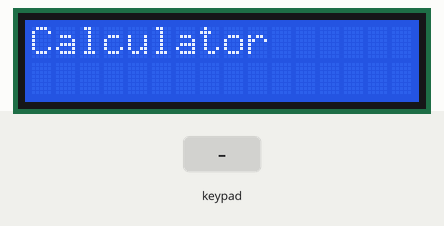
A sketch run on a simulated Arduino Uno, built with avr-gcc and run on an emulated ATmega328P. Shown: 16×2 character LCD. The test bench sets the inputs (shaded band).

Above: at 0.1 s.
2.3 s: keypad keys 7 + 5 = pressed 0.4 s apart
At 4.2 s:
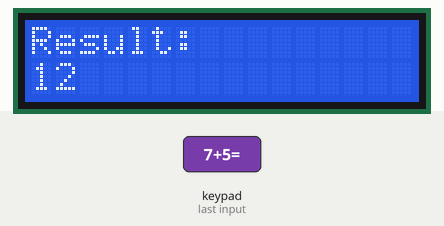
6.9 s: key '*' pressed
At 7.8 s:
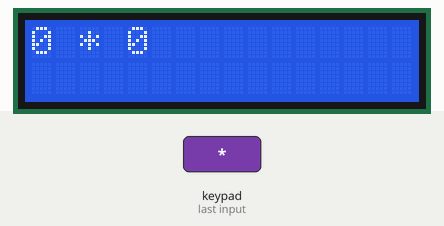
8.4 s: key 'C' pressed
At 10.1 s:
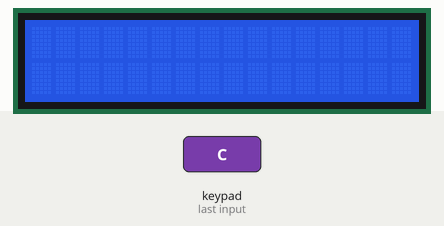
10.9 s: keypad keys 8 / 2 = pressed 0.4 s apart
At 11.51 s:
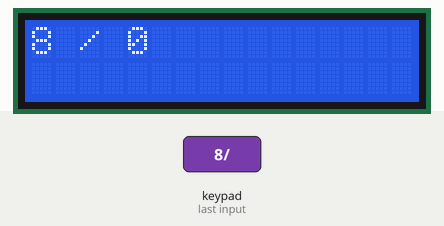
Timing chart, 0 to 13.9 s (numbered marks = the images above; inputs shaded):
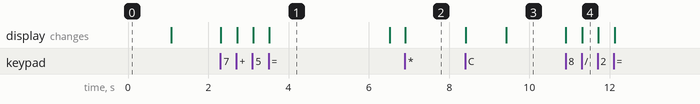

Measured:
- after the input at 2.3 s, the display: first changes at once (image 1 shows a later state)
- after the input at 6.9 s, the display: changes at once (image 2)
- after the input at 8.4 s, the display: first changes at once (image 3 shows a later state)
- after the input at 10.9 s, the display: first changes at once (image 4 shows a later state)
- what the display in image 1 shows lasts 3.0 s, from 3.5 s to 6.5 s

The sketch:

uno_CAL.ino
```cpp
#include <LiquidCrystal_I2C.h>
#include <Keypad.h>

LiquidCrystal_I2C lcd(0x27, 16, 2); // Inisialisasi LCD dengan alamat I2C 0x27

const byte ROWS = 4;
const byte COLS = 4;

char keys[ROWS][COLS] = {
  {'*', '2', '3', '1'},
  {'/', '6', '5', '4'},
  {'+', '9', '8', '7'},
  {'-', 'C', '0', '='}
};

byte rowPins[ROWS] = {2, 3, 4, 5}; // Pin baris keypad
byte colPins[COLS] = {6, 7, 8, 9}; // Pin kolom keypad

Keypad keyp = Keypad(makeKeymap(keys), rowPins, colPins, ROWS, COLS);

long num1 = 0, num2 = 0;
char operation = '\0'; // Operator yang dipilih
bool isSecondNumber = false; // Apakah sedang memasukkan angka kedua?

void setup() {
  lcd.init();         // Inisialisasi LCD
  lcd.backlight();    // Aktifkan lampu latar LCD
  lcd.print("Calculator");
  delay(1000);
  lcd.clear();
}

void loop() {
  char key = keyp.getKey(); // Baca tombol yang ditekan

  if (key != NO_KEY) {
    handleKeyPress(key);
  }
}

void handleKeyPress(char key) {
  if (key >= '0' && key <= '9') { // Jika tombol angka ditekan
    if (isSecondNumber) {
      num2 = num2 * 10 + (key - '0'); // Menambahkan digit ke angka kedua
    } else {
      num1 = num1 * 10 + (key - '0'); // Menambahkan digit ke angka pertama
    }
    updateDisplay();
  } else if (key == '+' || key == '-' || key == '*' || key == '/') { // Jika tombol operator ditekan
    if (!isSecondNumber) {
      operation = key;    // Simpan operator
      isSecondNumber = true; // Beralih ke angka kedua
      updateDisplay();
    }
  } else if (key == '=') { // Jika tombol '=' ditekan
    long result = calculate();
    displayResult(result); // Tampilkan hasil
    resetCalculator();     // Reset kalkulator
  } else if (key == 'C') { // Jika tombol 'C' ditekan
    resetCalculator();
    lcd.clear();
    lcd.print("Cleared");
    delay(1000);
    lcd.clear();
  }
}

long calculate() {
  switch (operation) {
    case '+': return num1 + num2;
    case '-': return num1 - num2;
    case '*': return num1 * num2;
    case '/': return (num2 != 0) ? num1 / num2 : 0; // Hindari pembagian dengan nol
    default: return 0;
  }
}

void updateDisplay() {
  lcd.clear();
  lcd.setCursor(0, 0);
  lcd.print(num1);
  if (operation != '\0') {
    lcd.print(" ");
    lcd.print(operation);
    lcd.print(" ");
    lcd.print(num2);
  }
}

void displayResult(long result) {
  lcd.clear();
  lcd.setCursor(0, 0);
  lcd.print("Result:");
  lcd.setCursor(0, 1);
  lcd.print(result);
  delay(3000);
  lcd.clear();
}

void resetCalculator() {
  num1 = 0;
  num2 = 0;
  operation = '\0';
  isSecondNumber = false;
}
```
